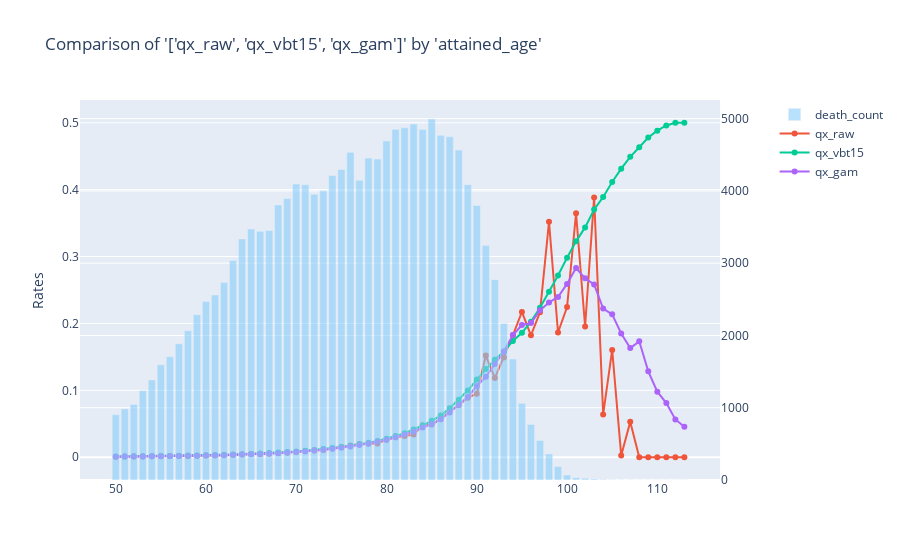

Notebook code cell kept with this figure:
### Code cell
charters.compare_rates(
    model_data,
    x_axis="attained_age",
    rates=["qx_raw", "qx_vbt15", "qx_gam"],
    weights=["amount_exposed"],
    secondary="death_count",
)
